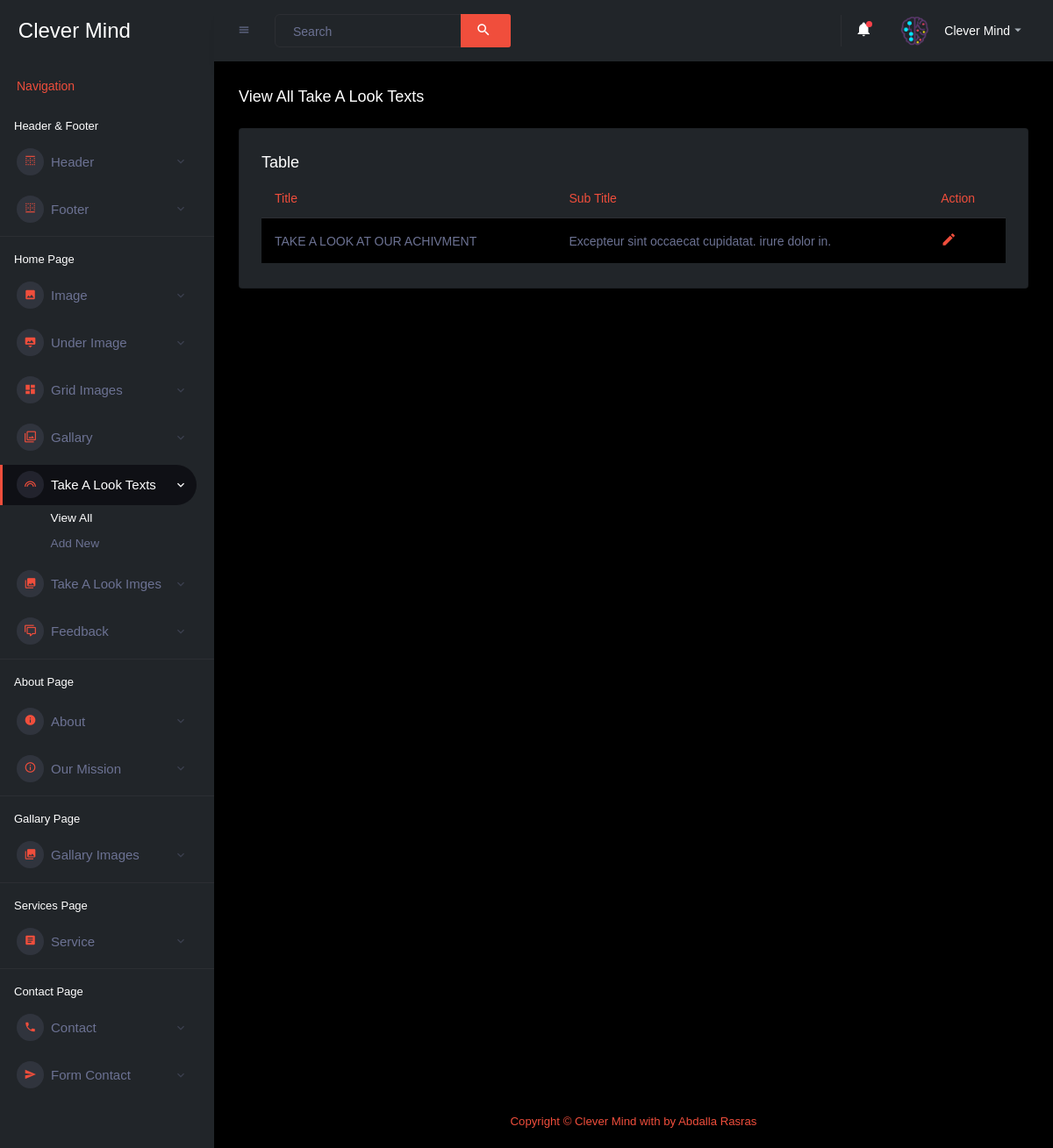
Page /Dashboard/view_Takelook_texts.php on the committed database.
### tables this page shows
CREATE TABLE `look_txt` (
  `id_look_txt` int(11) NOT NULL,
  `title_look_txt` varchar(200) NOT NULL,
  `sub_title_look_txt` varchar(250) NOT NULL
);

### Dashboard/view_Takelook_texts.php (the view, shortened to what this page needs)
<?php
include "Includes/header.php";
?>
        <div class="main-panel">
          <div class="content-wrapper">
            <div class="page-header">
              <h3 class="page-title">View All Take A Look Texts</h3>
            </div>
            <div class="row">
              <div class="col-lg-12 grid-margin stretch-card">
                <div class="card">
                  <div class="card-body">
                    <h4 class="card-title mb-2">Table</h4>
                    <div class="table-responsive">
                      <table class="table table-striped">
                        <thead>
                          <tr>
                            <th>Title</th>
                            <th>Sub Title</th>
                            <th>Action</th>
                          </tr>
                        </thead>
                        <tbody>
                          <?php
                            $select="SELECT * FROM `look_txt`";
                            $query=mysqli_query($conn , $select);
                            while($row=mysqli_fetch_assoc($query)):
                          ?>
                            <tr>
                              <td><?php echo $row['title_look_txt'] ?></td>
                              <td><?php echo $row['sub_title_look_txt'] ?></td>
                              <td>
                                <a href="add_Takelook_texts.php?edit_look_txt=<?php echo $row['id_look_txt']; ?>" > <i class="mdi mdi-pencil font-weight-bold" style="font-size: 18px;" title="edit"></i> </a>
                              </td>
                            </tr>
                          <?php endwhile; ?>
                        </tbody>
                      </table>
                    </div>
                  </div>
                </div>
              </div>
            </div>
          </div>
<?php include "Includes/footer.php"; ?>

### rows in the picture
look_txt: title_look_txt "TAKE A LOOK AT OUR ACHIVMENT", sub_title_look_txt "Excepteur sint occaecat cupidatat. irure dolor in."
